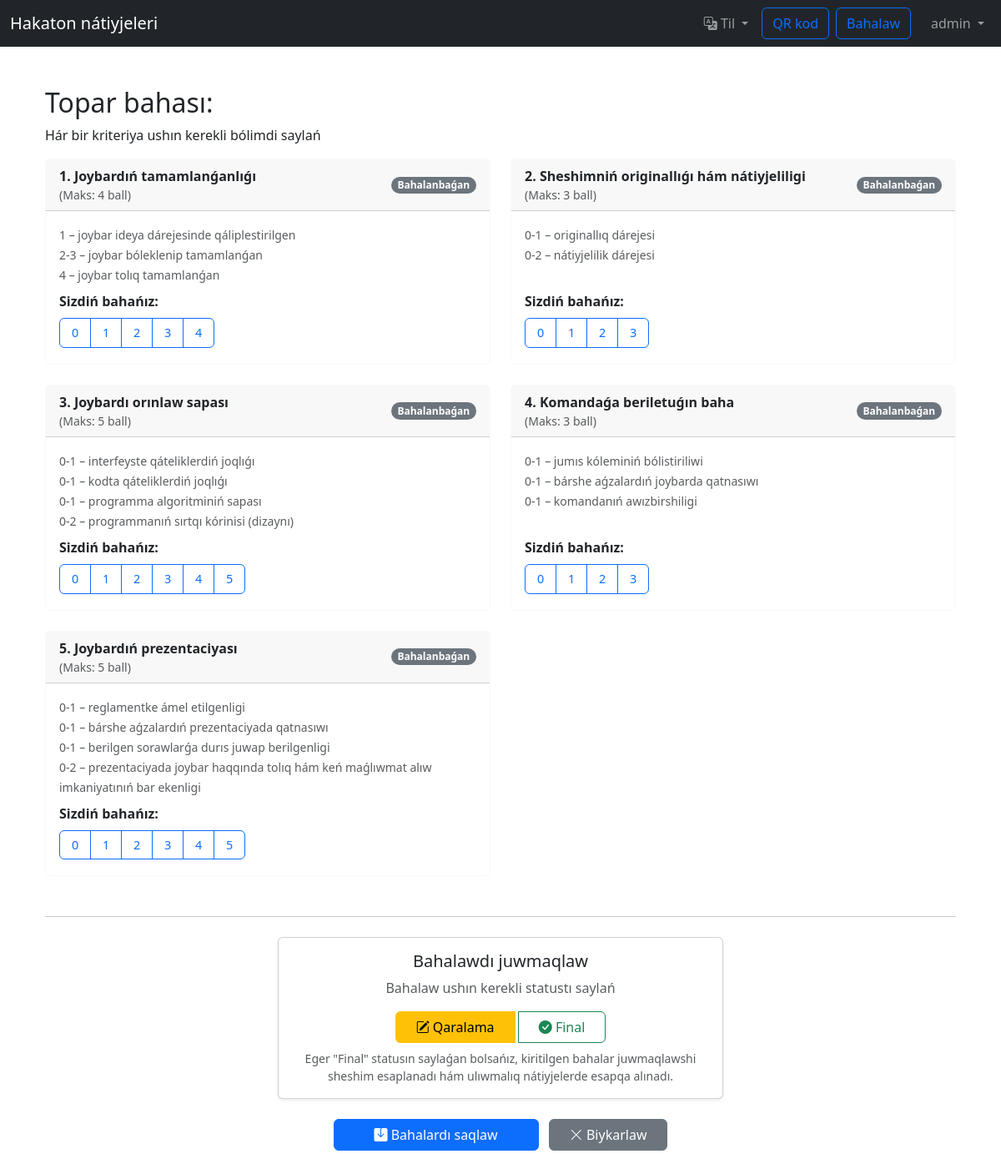
Screenshot of /evaluate/1/ (signed in) with the database file from the repository.
### judging/models.py (models this page shows, shortened)
class Criterion(models.Model):
    order = models.PositiveIntegerField(unique=True, verbose_name=_("Тартиб рақами (T/P)"))
    name = models.CharField(max_length=255, verbose_name=_("Баҳолаш мезони"))
    max_score = models.IntegerField(verbose_name=_("Максимал балл"))
    description = models.TextField(verbose_name=_("Изоҳ (мезонни баҳолаш учун қўлланма)"), blank=True, null=True)
    class Meta:
        verbose_name = _("Баҳолаш мезони")
        verbose_name_plural = _("Баҳолаш мезонлари")
        ordering = ['order']

### judging/views.py (the view, shortened to what this page needs)
# urls.py: path('evaluate/<int:team_id>/', judging_views.evaluate_team_view, name='evaluate_team'),
@login_required
def evaluate_team_view(request, team_id):
    team = get_object_or_404(Team, id=team_id)
    current_user = request.user
    can_evaluate_this_team = True
    judge_assigned_direction_name = "Все" # Дефолт
    try:
        judge_profile = current_user.judge_profile
        if judge_profile.assigned_direction:
            judge_assigned_direction_name = judge_profile.assigned_direction.name
            if team.direction != judge_profile.assigned_direction:
                can_evaluate_this_team = False
    except JudgeProfile.DoesNotExist:
        pass
    if not can_evaluate_this_team:
        team_direction_name = team.direction.name if team.direction else "N/A"
        messages.error(request, _(f"Вы можете оценивать команды только в направлении '{judge_assigned_direction_name}'. Эта команда ('{team.name}') относится к направлению '{team_direction_name}'."))
        return redirect('evaluate')
    criteria = Criterion.objects.all().order_by('order')
    existing_evaluations_qs = Evaluation.objects.filter(judge=current_user, team=team)
    scores = {eval.criterion_id: eval.score for eval in existing_evaluations_qs}
    statuses = {eval.criterion_id: eval.status for eval in existing_evaluations_qs}
    all_scores_final_for_this_judge_team = True
    if not criteria:
        all_scores_final_for_this_judge_team = False
    else:
        for criterion_obj in criteria:
            if statuses.get(criterion_obj.id) != Evaluation.STATUS_FINAL:
                all_scores_final_for_this_judge_team = False
                break
    default_submission_status = Evaluation.STATUS_DRAFT
    if all_scores_final_for_this_judge_team:
        default_submission_status = Evaluation.STATUS_FINAL
    context = {
        'team': team,
        'criteria': criteria,
        'scores': scores,
        'statuses': statuses,
        'all_scores_final': all_scores_final_for_this_judge_team,
        'STATUS_DRAFT': Evaluation.STATUS_DRAFT,
        'STATUS_FINAL': Evaluation.STATUS_FINAL,
        'default_submission_status': default_submission_status,
    }
    return render(request, 'judging/evaluate_team.html', context)

### judging/context_processors.py (called while the page is built)
def site_languages(request):
    return {
        'SITE_LANGUAGES': settings.LANGUAGES,
        'CURRENT_LANGUAGE_CODE': request.LANGUAGE_CODE # Ёки get_language()
    }

### judging/templatetags/judging_extras.py (called while the page is built)
@register.filter
def get_item(dictionary, key):
    if hasattr(dictionary, 'get'):
        return dictionary.get(key)
    return None

@register.filter
def get_score_range(max_score_value):
    if isinstance(max_score_value, int) and max_score_value >= 0:
        return range(max_score_value + 1)
    return []

### templates/judging/evaluate_team.html (shortened to what this page needs)
{% extends "base.html" %}
{% load judging_extras %}
{% load i18n %}
{% block content %}
<h2>{% blocktranslate %}Оценка команды: {{ team.name }}{% endblocktranslate %}</h2>
<p>{% translate "Выберите необходимую оценку для каждого критерия." %}</p>
<form method="post">
    <div class="row">
        {% for criterion in criteria %}
        {% with current_criterion_status=statuses|get_item:criterion.id current_criterion_score=scores|get_item:criterion.id %}
        <div class="col-lg-6 mb-4">
            <div class="card h-100 {% if current_criterion_status == STATUS_FINAL %}border-success shadow-sm{% elif current_criterion_status == STATUS_DRAFT %}border-warning{% else %}border-light{% endif %}">
                <div class="card-header d-flex justify-content-between align-items-center {% if current_criterion_status == STATUS_FINAL %}bg-success-subtle{% elif current_criterion_status == STATUS_DRAFT %}bg-warning-subtle{% endif %}">
                    <div>
                        <strong>{{ criterion.order }}. {{ criterion.name }}</strong>
                        <small class="text-muted d-block">
                            ({% translate "Макс:" %} {{ criterion.max_score }} {% if criterion.max_score == 1 %}{% translate "балл" %}{% elif criterion.max_score >= 2 and criterion.max_score <= 4 %}{% translate "балла" %}{% else %}{% translate "баллов" %}{% endif %})
                        </small>
                    </div>
                    {% if current_criterion_status == STATUS_FINAL %}
                        <span class="badge bg-success rounded-pill">{% translate "Итоговая" %}</span>
                    {% elif current_criterion_status == STATUS_DRAFT %}
                        <span class="badge bg-warning text-dark rounded-pill">{% translate "Черновик" %}</span>
                    {% else %}
                        <span class="badge bg-secondary rounded-pill">{% translate "Не оценено" %}</span>
                    {% endif %}
                </div>
                <div class="card-body d-flex flex-column">
                    {% if criterion.description %}
                    <p class="card-text text-muted mb-2"><small>{{ criterion.description|linebreaksbr }}</small></p>
                    {% endif %}
                    <div class="mt-auto">
                        <label class="form-label d-block mb-2"><strong>{% translate "Ваша оценка:" %}</strong></label>
                        <div class="btn-group score-radio-group flex-wrap" role="group" aria-label="{% blocktranslate %}Оценка для {{criterion.name}}{% endblocktranslate %}">
                            {% for score_option_value in criterion.max_score|get_score_range %}
                                <label class="btn {% if current_criterion_score == score_option_value and current_criterion_score is not None %}btn-primary{% else %}btn-outline-primary{% endif %}"
                                       for="score_{{ criterion.id }}_{{ score_option_value }}">
                                    {{ score_option_value }}
                                </label>
                            {% endfor %}
                        </div>
                    </div>
                </div>
            </div>
        </div>
        {% endwith %}
        {% empty %}
        <div class="col-12">
            <div class="alert alert-warning">{% translate "Критерии оценивания еще не были добавлены." %}</div>
        </div>
        {% endfor %}
    </div>
    {% if criteria and not all_scores_final %}
    <hr class="my-4">
    <div class="row justify-content-center">
        <div class="col-md-8 col-lg-6">
            <div class="card shadow-sm">
                <div class="card-body text-center">
                    <h5 class="card-title">{% translate "Завершение оценивания" %}</h5>
                    <p class="card-text text-muted">{% translate "Пожалуйста, выберите статус для ваших оценок." %}</p>
                    <div class="btn-group d-block" role="group" aria-label="{% translate 'Завершение типа оценки' %}">
                        <label class="btn btn btn-outline-warning px-4" for="btnradio_draft">
                            <i class="bi bi-pencil-square"></i> {% translate "Черновик" %}
                        </label>
                        <label class="btn btn btn-outline-success px-4" for="btnradio_final">
                            <i class="bi bi-check-circle-fill"></i> {% translate "Итоговая" %}
                        </label>
                    </div>
                    <small class="form-text text-muted d-block mt-2">
                        {% translate 'Если выбрано "Итоговая", введенные оценки станут окончательными, не подлежащими изменению, и будут учтены в общих результатах.' %}
                    </small>
                </div>
            </div>
        </div>
    </div>
    <div class="mt-4 text-center">
        <button type="submit" class="btn btn-primary btn px-5 mb-3">
            <i class="bi bi-save-fill"></i> {% translate "Сохранить Оценки" %}
        </button>
        <a href="{% url 'evaluate' %}" class="btn btn-secondary btn px-4 ms-2  mb-3">
         <i class="bi bi-x-lg"></i> {% translate "Отмена" %}
         </a>
    </div>
    {% elif not criteria %}
    {% else %}
         <div class="mt-4 text-center">
              <a href="{% url 'evaluate' %}" class="btn btn-secondary btn-lg"><i class="bi bi-arrow-left-circle-fill"></i> {% translate "Вернуться на главную" %}</a>
         </div>
    {% endif %}
</form>
{% endblock %}

### templates/base.html (shortened to what this page needs)
{% load static %}
{% load i18n %}
{% load i18n_custom_tags %}
<!doctype html>
<html lang="{{ LANGUAGE_CODE }}">
<head>
    <link rel="stylesheet" href="https://cdn.jsdelivr.net/npm/bootstrap-icons@1.13.1/font/bootstrap-icons.min.css">
    <link href="https://cdn.jsdelivr.net/npm/bootstrap@5.3.0-alpha1/dist/css/bootstrap.min.css" rel="stylesheet">
</head>
<body>
    <nav class="navbar navbar-expand-md navbar-dark bg-dark fixed-top">
        <div class="container-fluid">
            <a class="navbar-brand" href="{% url 'public_results' %}">{% translate "Результаты Хакатона" %}</a>
            <div class="collapse navbar-collapse" id="navbarCollapse">
                <ul class="navbar-nav ms-auto mb-2 mb-lg-0">
                    <li class="nav-item dropdown me-2 my-auto">
                        <a class="nav-link dropdown-toggle" href="#" id="languageDropdown" role="button" data-bs-toggle="dropdown" aria-expanded="false">
                            <i class="bi bi-translate"></i> {% translate "Тил" %}
                        </a>
                    </li>
                </ul>
                <ul class="navbar-nav">
                    <li class="nav-item my-auto">
                        <button type="button" class="btn btn-outline-primary me-2" data-bs-toggle="modal" data-bs-target="#exampleModal">{% translate "QR код" %}</button>
                    </li>
                    <li class="nav-item my-auto me-3">
                        <a class="btn btn-outline-primary" href="{% url 'evaluate' %}">{% translate "Оценивание" %}</a>
                    </li>
                    {% if user.is_authenticated %}
                        <li class="nav-item my-auto dropdown">
                            <a class="nav-link dropdown-toggle" href="#" id="userDropdown" role="button" data-bs-toggle="dropdown" aria-expanded="false">
                                {{ user.username }}
                            </a>
                        </li>
                    {% endif %}
                </ul>
            </div>
        </div>
    </nav>
    <main class="container p-4">
        {% block content %}{% endblock %}
    </main>
</body>
</html>

### templates/base.html (style rules this page uses)
body { padding-top: 5rem; }

### templates/judging/evaluate_team.html (style rules this page uses)
.score-radio-group .btn-check + .btn { margin-right: 0px; margin-bottom: 3px; padding: 0.375rem 0.6rem; font-size: 0.9rem; min-width: 38px; text-align: center; }
.card-body { min-height: 150px; }

### rows the page displays
Criterion: order "1", name "Joybardıń tamamlanǵanlıǵı", max_score "4", description "1 – joybar ideya dárejesinde qáliplestirilgen 2-3 – joybar bóleklenip tamamlanǵan 4 – joybar tolıq tamamlanǵan", max_score "0" "1" "2" "3" "4"
Criterion: order "2", name "Sheshimniń originallıǵı hám nátiyjeliligi", max_score "3", description "0-1 – originallıq dárejesi 0-2 – nátiyjelilik dárejesi", max_score "0" "1" "2" "3"
Criterion: order "3", name "Joybardı orınlaw sapası", max_score "5", description "0-1 – interfeyste qáteliklerdiń joqlıǵı 0-1 – kodta qáteliklerdiń joqlıǵı 0-1 – programma algoritminiń sapası 0-2 – programmanıń sırtqı kórinisi (dizaynı)", max_score "0" "1" "2" "3" "4" "5"
Criterion: order "4", name "Komandaǵa beriletuǵın baha", max_score "3", description "0-1 – jumıs kóleminiń bólistiriliwi 0-1 – bárshe aǵzalardıń joybarda qatnasıwı 0-1 – komandanıń awızbirshiligi", max_score "0" "1" "2" "3"
Criterion: order "5", name "Joybardıń prezentaciyası", max_score "5", description "0-1 – reglamentke ámel etilgenligi 0-1 – bárshe aǵzalardıń prezentaciyada qatnasıwı 0-1 – berilgen sorawlarǵa durıs juwap berilgenligi 0-2 – prezentaciyada joybar haqqında tolıq hám keń maǵlıwmat alıw imkaniyatınıń bar ekenligi", max_score "0" "1" "2" "3" "4" "5"

### other values shown
{{ user.username }} "admin"
